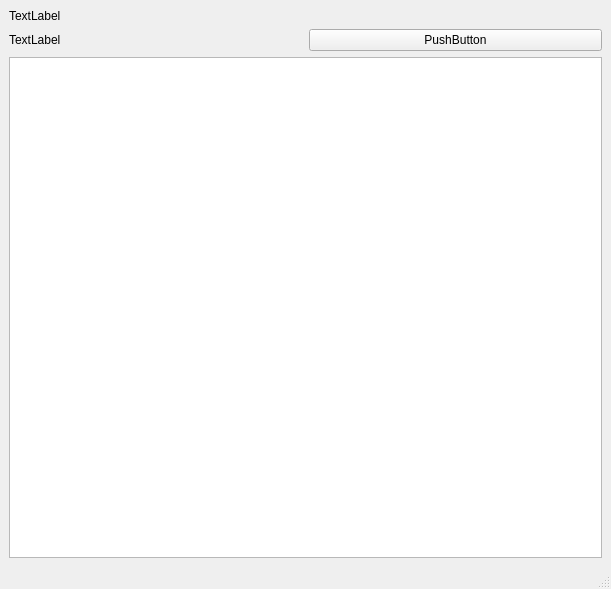
<?xml version="1.0" encoding="UTF-8"?>
<ui version="4.0">
 <class>MainWindow</class>
 <widget class="QMainWindow" name="MainWindow">
  <property name="geometry">
   <rect>
    <x>0</x>
    <y>0</y>
    <width>611</width>
    <height>589</height>
   </rect>
  </property>
  <property name="windowTitle">
   <string>MainWindow</string>
  </property>
  <widget class="QWidget" name="centralwidget">
   <layout class="QVBoxLayout" name="verticalLayout_2">
    <item>
     <layout class="QVBoxLayout" name="verticalLayout">
      <item>
       <widget class="QLabel" name="L_Title">
        <property name="text">
         <string>TextLabel</string>
        </property>
       </widget>
      </item>
      <item>
       <layout class="QHBoxLayout" name="horizontalLayout">
        <item>
         <widget class="QLabel" name="L_NumItems">
          <property name="text">
           <string>TextLabel</string>
          </property>
         </widget>
        </item>
        <item>
         <widget class="QPushButton" name="PB_Add">
          <property name="text">
           <string>PushButton</string>
          </property>
         </widget>
        </item>
       </layout>
      </item>
      <item>
       <widget class="QListWidget" name="LW_ItemList"/>
      </item>
     </layout>
    </item>
   </layout>
  </widget>
  <widget class="QStatusBar" name="statusbar"/>
 </widget>
 <resources/>
 <connections/>
</ui>
